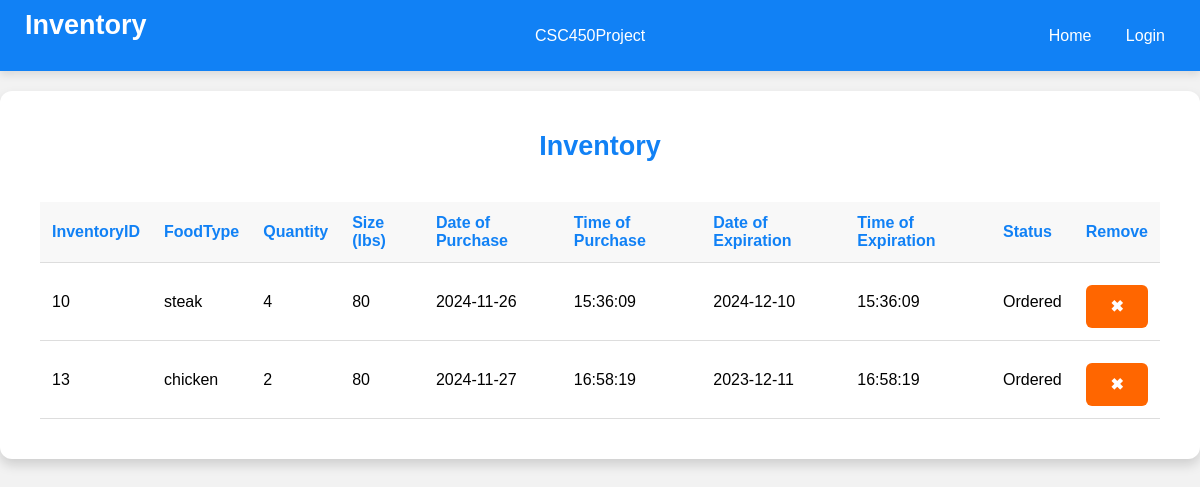
The page /inventory on the database as committed earlier.
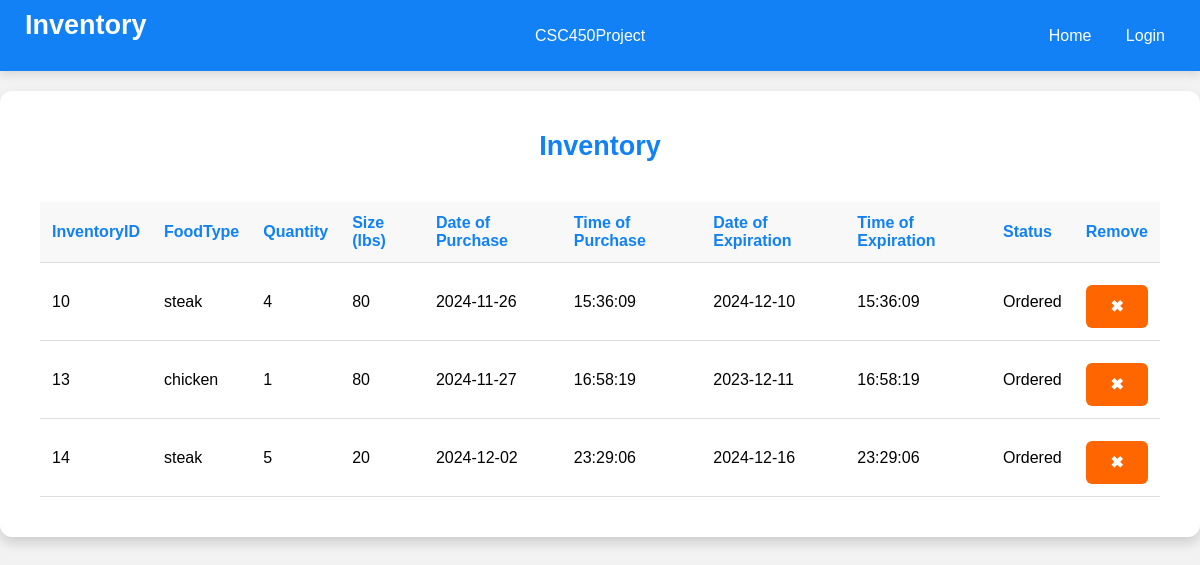
The same page on the database as committed later.
### tables this page shows
CREATE TABLE "Inventory" (
	"InventoryID"	INTEGER,
	"FoodType"	VARCHAR(10) NOT NULL,
	"Quantity"	INTEGER NOT NULL CHECK("Amount" >= 0),
	"Size"		INTEGER NOT NULL,
	"PurchaseDate"	DATE NOT NULL,
	"PurchaseTime"	TIME NOT NULL,
	"ExpirationDate"	DATE NOT NULL,
	"ExpirationTime"	TIME NOT NULL,
	"InventoryStatus"	VARCHAR(20) NOT NULL,
	PRIMARY KEY("InventoryID" AUTOINCREMENT)
);

### app.py (the view)
@app.route('/inventory', methods=['GET', 'POST'])
def inventory():
    session.pop('reservation_chosen', None)
    db = Database()
    inventory = db.getInventory()
    if request.method == 'POST':  # If removing an item
        inventoryID = request.form.get('inventory_id')
        db.removeItem(inventoryID)
        inventory = db.getInventory()
        account_id = db.get_id_from_email(session['email'])
        db.check_low_stock_and_notify(account_id)
    if 'email' in session and session.get('account_type') == 'employee':
        account_id = db.get_id_from_email(session['email'])
        db.notify_expired_items(account_id)
    return render_template('inventory.html', inventory=inventory)

### database.py (called while the page is built)
    def __del__(self):
        self.cursor.close()

    def getInventory(self):
        query = """
        SELECT *
        FROM INVENTORY
        ORDER BY INVENTORYID
        """
        self.cursor.execute(query)
        return self.cursor.fetchall()

### templates/inventory.html (shortened to what this page needs)
<!DOCTYPE html>
<html lang="en">
<head>
</head>
<body>
    <div class="navbar">
        <h1>Inventory</h1>
        <div class="brand">CSC450Project</div>
        <div>
            <a href="/home">Home</a>
            {% if session.get('email') %}
                <a href="/myReservations">My Reservations</a>
                <a href="/ordering">Order</a>
                <a href="/inventory">Inventory</a>
                <a href="/logout">Logout</a>
            {% else %}
                <a href="/login">Login</a>
            {% endif %}
        </div>
    </div>
    <div class="table-container">
        <h2>Inventory</h2>
        {% if inventory %}
        <table id="inventory-table">
            <thead>
                <tr>
                    <th>InventoryID</th>
                    <th>FoodType</th>
                    <th>Quantity</th>
                    <th>Size (lbs)</th>
                    <th>Date of Purchase</th>
                    <th>Time of Purchase</th>
                    <th>Date of Expiration</th>
                    <th>Time of Expiration</th>
                    <th>Status</th>
                    <th>Remove</th>
                </tr>
            </thead>
            <tbody id="inventory-table-body">
                {% for row in inventory %}
                    <tr>
                        <td>{{ row[0] }}</td>
                        <td>{{ row[1] }}</td>
                        <td>{{ row[2] }}</td>
                        <td>{{ row[3] }}</td>
                        <td>{{ row[4] }}</td>
                        <td>{{ row[5] }}</td>
                        <td>{{ row[6] }}</td>
                        <td>{{ row[7] }}</td>
                        <td>{{ row[8] }}</td>
                        <td>
                            <form action="/inventory" method="POST" style="display:inline;" onsubmit="return confirmCancel();">
                                <button type="submit">✖</button>
                            </form>
                        </td>
                    </tr>
                {% endfor %}
            </tbody>
        </table>
        {% else %}
        <h4>No items in inventory.</h4>
        {% endif %}
    </div>
</body>
</html>

### templates/inventory.html (style rules this page uses)
* { box-sizing: border-box; margin: 0; padding: 0; }
body { font-family: Arial, sans-serif; background-color: #f2f2f2; display: flex; flex-direction: column; justify-content: flex-start; align-items: center; min-height: 100vh; padding-top: 0; }
.navbar { display: flex; justify-content: space-between; align-items: center; background-color: #1181f5; color: #ffffff; padding: 10px 20px; box-shadow: 0 4px 8px rgba(0, 0, 0, 0.1); position: sticky; top: 0; width: 100%; z-index: 1000; }
.navbar a { color: #ffffff; text-decoration: none; margin: 0 15px; font-size: 16px; transition: color 0.3s; }
.form-container, .table-container { background-color: #ffffff; padding: 40px; border-radius: 12px; box-shadow: 0 6px 12px rgba(0, 0, 0, 0.15); width: 100%; max-width: 1500px; margin-bottom: 30px; margin-top: 20px; display: flex; flex-direction: column; align-items: center; }
h1 { color: #ffffff; text-align: left; margin-bottom: 20px; margin-left: 5px; font-size: 27px; }
h2 { color: #1181f5; text-align: center; margin-bottom: 20px; font-size: 27px; }
button { width: 100%; padding: 12px; background-color: #ff6600; color: #ffffff; border: none; border-radius: 6px; font-size: 16px; font-weight: bold; cursor: pointer; transition: background-color 0.3s; margin-top: 10px; }
.table-container table { width: 100%; border-collapse: collapse; margin-top: 20px; }
.table-container th, .table-container td { padding: 12px; text-align: left; border-bottom: 1px solid #dddddd; }
.table-container th { background-color: #f8f8f8; color: #1181f5; }

Rows that differ between the two databases and show on the page:
changed Inventory "chicken": Quantity "2" → "1"
added Inventory: InventoryID "14", FoodType "steak", Quantity "5", Size "20", PurchaseDate "2024-12-02", PurchaseTime "23:29:06", ExpirationDate "2024-12-16", ExpirationTime "23:29:06", InventoryStatus "Ordered"
